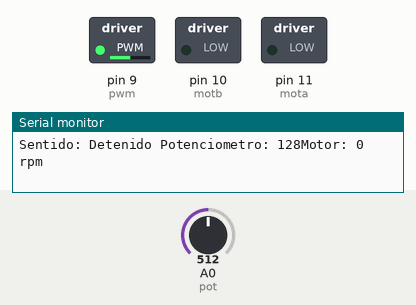
Recording of a sketch running on a simulated Arduino Uno, built with avr-gcc and run on an emulated ATmega328P. Parts: switched loads named in the sketch (green lamp = pin HIGH), the last lines printed to the serial monitor. The test bench sets the inputs (shaded band); at power-on: A0 (pot) = 512.

Above: at 1.2 s.
1.3 s: A0 (pot) set to 595
At 2.3 s:
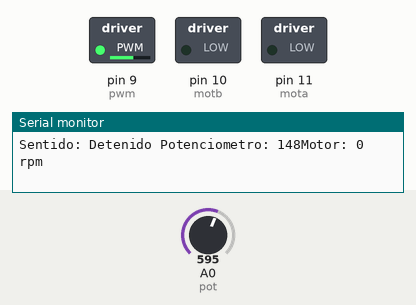
2.8 s: A0 (pot) set to 623
At 3.7 s:
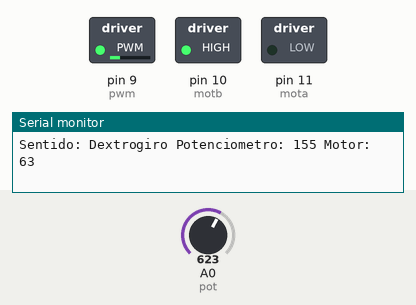
4.3 s: A0 (pot) set to 716
At 5.5 s:
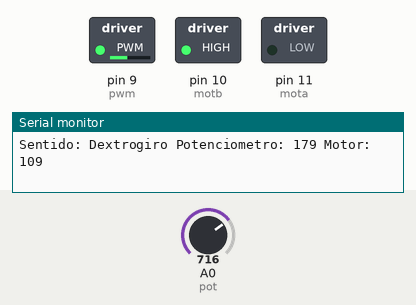
5.8 s: A0 (pot) set to 691
At 7.0 s:
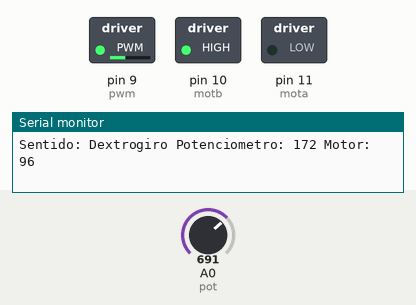
8.8 s: A0 (pot) set to 900
At 9.1 s:
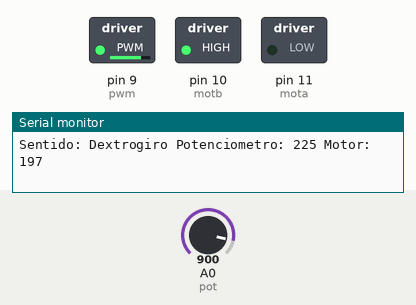
10.3 s: A0 (pot) set to 306
At 11.7 s:
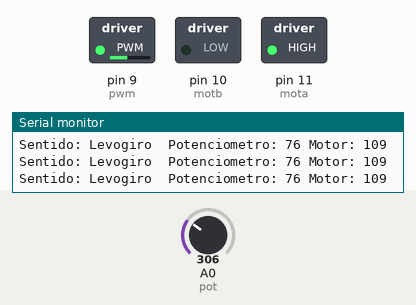
Timing chart, 0 to 12.8 s (numbered marks = the images above; inputs shaded):
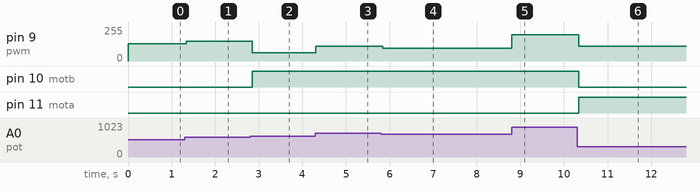

Measured:
- the behaviour switches between 613 and 614 on A0 (pot) (found by bisection; images 1 and 2)
- after the input at 1.3 s, pin 9 (pwm): 128/255 → 148/255 at once
- after the input at 2.8 s, pin 9 (pwm): 148/255 → 63/255 after 0.05 s; pin 10 (motb): LOW → HIGH after 0.05 s
- after the input at 4.3 s, pin 9 (pwm): 63/255 → 109/255 at once
- after the input at 5.8 s, pin 9 (pwm): 109/255 → 96/255 at once
- after the input at 8.8 s, pin 9 (pwm): 96/255 → 197/255 at once
- after the input at 10.3 s, pin 9 (pwm): 197/255 → 109/255 at once; pin 10 (motb): HIGH → LOW at once; pin 11 (mota): LOW → HIGH at once

The sketch:

P5A3-ControlGiroPWM.ino
```cpp
#define pot A0
#define mota 11
#define motb 10
#define pwm 9
float value = 0;
int pwmA = 0;
int potencia;
int potencia2;
int potenciaAux;
int potenciaAux2;

float voltaje;

void setup() {
  // put your setup code here, to run once:
  pinMode(mota, OUTPUT);
  pinMode(motb, OUTPUT);
  pinMode(pwm, OUTPUT);
  Serial.begin(9600);
}

void loop() {
  // put your main code here, to run repeatedly:
  value = analogRead(pot);
  voltaje = (value/1023*5);
  pwmA = (value/4);
  potencia = map(pwmA, 0, 127, 1, 10);
  potencia2= map(pwmA, 127, 255, -1, -10);
  potenciaAux2 = map(pwmA, 127, 255, 10, 255);
  potenciaAux = map(pwmA, 0, 127, 255, 10);
  if(voltaje < 2){
    digitalWrite(mota, HIGH);
    digitalWrite(motb, LOW);
    analogWrite(pwm, potenciaAux);
    Serial.print("Sentido: Levogiro  ");
    Serial.print("Potenciometro: ");
    Serial.print(pwmA);
    Serial.print(" Motor: ");
    Serial.println(potenciaAux);
  }
  else if(voltaje <3){
    digitalWrite(mota,LOW);
    digitalWrite(motb, LOW);
    analogWrite(pwm, pwmA);
    Serial.print("Sentido: Detenido ");
    Serial.print("Potenciometro: ");
    Serial.print(pwmA);
    Serial.print("Motor: ");
    Serial.println("0 rpm");
  }
  else{
    digitalWrite(mota, LOW);
    digitalWrite(motb, HIGH);
    analogWrite(pwm, potenciaAux2);
    Serial.print("Sentido: Dextrogiro ");
    Serial.print("Potenciometro: ");
    Serial.print(pwmA);
    Serial.print(" Motor: ");
    Serial.println(potenciaAux2);
  }


}
```
